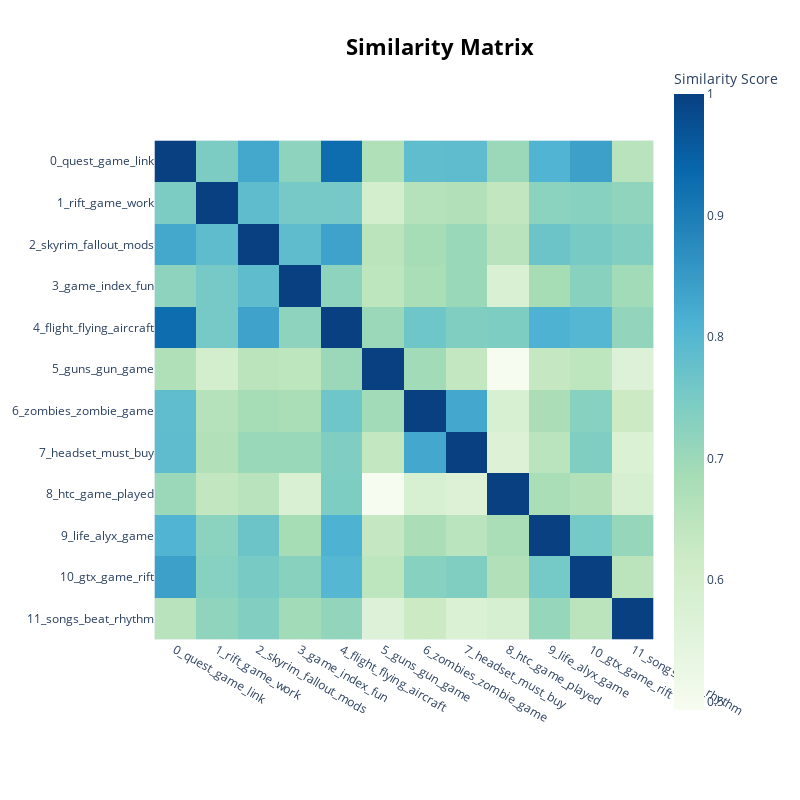

The cell this chart's notebook holds for it:
### Code cell
model.visualize_heatmap(top_n_topics=12)

### Figure 1 — Plotly figure (JSON) as saved in the notebook; plotly's stock layout.template omitted (floating-point values rounded to 4 significant figures; data arrays with more than 128 entries replaced by an {"elided": "..."} marker saying what was removed)
{"data": [{"coloraxis": "coloraxis", "hovertemplate": "x: %{x}<br>y: %{y}<br>Similarity Score: %{z}<extra></extra>", "name": "0", "type": "heatmap", "x": ["0_quest_game_link", "1_rift_game_work", "2_skyrim_fallout_mods", "3_game_index_fun", "4_flight_flying_aircraft", "5_guns_gun_game", "6_zombies_zombie_game", "7_headset_must_buy", "8_htc_game_played", "9_life_alyx_game", "10_gtx_game_rift", "11_songs_beat_rhythm"], "xaxis": "x", "y": ["0_quest_game_link", "1_rift_game_work", "2_skyrim_fallout_mods", "3_game_index_fun", "4_flight_flying_aircraft", "5_guns_gun_game", "6_zombies_zombie_game", "7_headset_must_buy", "8_htc_game_played", "9_life_alyx_game", "10_gtx_game_rift", "11_songs_beat_rhythm"], "yaxis": "y", "z": {"elided": "12x12 float values"}}], "layout": {"coloraxis": {"colorbar": {"title": {"text": "Similarity Score"}}, "colorscale": [[0, "rgb(247,252,240)"], [0.125, "rgb(224,243,219)"], [0.25, "rgb(204,235,197)"], [0.375, "rgb(168,221,181)"], [0.5, "rgb(123,204,196)"], [0.625, "rgb(78,179,211)"], [0.75, "rgb(43,140,190)"], [0.875, "rgb(8,104,172)"], [1, "rgb(8,64,129)"]]}, "height": 800, "hoverlabel": {"bgcolor": "white", "font": {"family": "Rockwell", "size": 16}}, "legend": {"title": {"text": "Trend"}}, "margin": {"t": 60}, "showlegend": true, "title": {"font": {"color": "Black", "size": 22}, "text": "<b>Similarity Matrix", "x": 0.55, "xanchor": "center", "y": 0.95, "yanchor": "top"}, "width": 800, "xaxis": {"anchor": "y", "autorange": true, "constrain": "domain", "domain": [0, 1], "range": [-0.5, 11.5], "scaleanchor": "y", "type": "category"}, "yaxis": {"anchor": "x", "autorange": true, "constrain": "domain", "domain": [0.1167, 0.8833], "range": [11.5, -0.5], "type": "category"}}}
